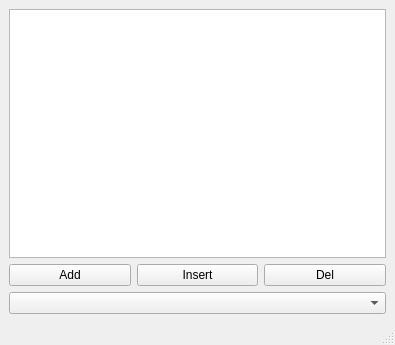
<?xml version="1.0" encoding="UTF-8"?>
<ui version="4.0">
 <class>MainWindow</class>
 <widget class="QMainWindow" name="MainWindow">
  <property name="geometry">
   <rect>
    <x>0</x>
    <y>0</y>
    <width>395</width>
    <height>345</height>
   </rect>
  </property>
  <property name="windowTitle">
   <string>MainWindow</string>
  </property>
  <widget class="QWidget" name="centralwidget">
   <layout class="QVBoxLayout" name="verticalLayout_2">
    <item>
     <layout class="QVBoxLayout" name="verticalLayout">
      <item>
       <widget class="QListView" name="list_name"/>
      </item>
      <item>
       <layout class="QHBoxLayout" name="horizontalLayout">
        <item>
         <widget class="QPushButton" name="btn_add">
          <property name="text">
           <string>Add</string>
          </property>
         </widget>
        </item>
        <item>
         <widget class="QPushButton" name="btn_insert">
          <property name="text">
           <string>Insert</string>
          </property>
         </widget>
        </item>
        <item>
         <widget class="QPushButton" name="btn_del">
          <property name="text">
           <string>Del</string>
          </property>
         </widget>
        </item>
       </layout>
      </item>
      <item>
       <widget class="QComboBox" name="cob_name"/>
      </item>
     </layout>
    </item>
   </layout>
  </widget>
  <widget class="QMenuBar" name="menubar">
   <property name="geometry">
    <rect>
     <x>0</x>
     <y>0</y>
     <width>395</width>
     <height>21</height>
    </rect>
   </property>
  </widget>
  <widget class="QStatusBar" name="statusbar"/>
 </widget>
 <resources/>
 <connections/>
</ui>
